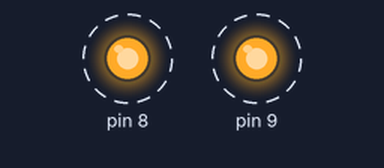
A sketch run on a simulated Arduino Uno, built with avr-gcc and run on an emulated ATmega328P. Shown: output pins drawn as LEDs (lit = HIGH). Dashed ring = blinking.

Above: at 0.5 s.
Timing chart, 0 to 4.6 s (numbered marks = the images above):
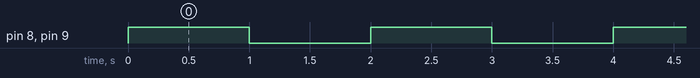

The sketch:

Blink.ino
```cpp
/*
  Blink
This is the test Blink in the robotlab

  http://www.arduino.cc/en/Tutorial/Blink
*/

// the setup function runs once when you press reset or power the board
void setup() {
  // initialize digital pin LED_BUILTIN as an output.
  pinMode(8, OUTPUT);
  pinMode(9, OUTPUT);

}

// the loop function runs over and over again forever
void loop() {

  digitalWrite(8, HIGH);   // turn the LED on (HIGH is the voltage level)
  digitalWrite(9, HIGH);
  delay(1000);                       // wait for a second
  digitalWrite(8, LOW);    // turn the LED off by making the voltage LOW
  digitalWrite(9, LOW);
  delay(1000);                       // wait for a second
}
```

Measured:
- by itself, pin 8, pin 9: alternates HIGH for 1.0 s and LOW for 1.0 s
